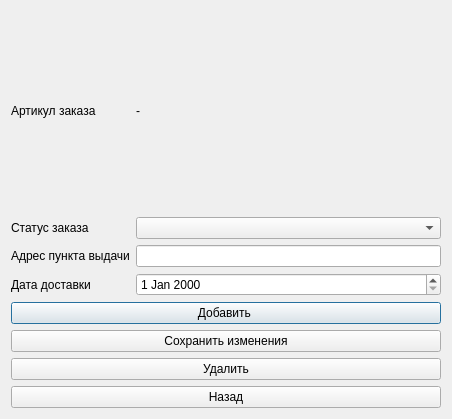
<?xml version="1.0" encoding="UTF-8"?>
<ui version="4.0">
 <class>Dialog_Order</class>
 <widget class="QDialog" name="Dialog_Order">
  <property name="windowModality">
   <enum>Qt::WindowModal</enum>
  </property>
  <property name="geometry">
   <rect>
    <x>0</x>
    <y>0</y>
    <width>452</width>
    <height>419</height>
   </rect>
  </property>
  <property name="styleSheet">
   <string notr="true">font: 16pt &quot;Segoe UI&quot;;</string>
  </property>
  <layout class="QGridLayout" name="gridLayout">
   <item row="0" column="0">
    <widget class="QLabel" name="label">
     <property name="text">
      <string>Артикул заказа</string>
     </property>
    </widget>
   </item>
   <item row="0" column="1">
    <widget class="QLabel" name="label_4">
     <property name="text">
      <string>-</string>
     </property>
    </widget>
   </item>
   <item row="1" column="0">
    <widget class="QLabel" name="label_2">
     <property name="styleSheet">
      <string notr="true">font: 16pt &quot;Segoe UI&quot;;</string>
     </property>
     <property name="text">
      <string>Статус заказа</string>
     </property>
    </widget>
   </item>
   <item row="1" column="1">
    <widget class="QComboBox" name="comboBox"/>
   </item>
   <item row="2" column="0">
    <widget class="QLabel" name="label_3">
     <property name="text">
      <string>Адрес пункта выдачи</string>
     </property>
    </widget>
   </item>
   <item row="2" column="1">
    <widget class="QLineEdit" name="lineEdit"/>
   </item>
   <item row="3" column="0">
    <widget class="QLabel" name="label_6">
     <property name="text">
      <string>Дата доставки</string>
     </property>
    </widget>
   </item>
   <item row="3" column="1">
    <widget class="QDateEdit" name="dateEdit"/>
   </item>
   <item row="4" column="0" colspan="2">
    <widget class="QPushButton" name="pushButton_3">
     <property name="text">
      <string>Добавить </string>
     </property>
    </widget>
   </item>
   <item row="5" column="0" colspan="2">
    <widget class="QPushButton" name="pushButton">
     <property name="text">
      <string>Сохранить изменения</string>
     </property>
    </widget>
   </item>
   <item row="6" column="0" colspan="2">
    <widget class="QPushButton" name="pushButton_2">
     <property name="text">
      <string>Удалить</string>
     </property>
    </widget>
   </item>
   <item row="7" column="0" colspan="2">
    <widget class="QPushButton" name="pushButton_4">
     <property name="text">
      <string>Назад</string>
     </property>
    </widget>
   </item>
  </layout>
 </widget>
 <resources/>
 <connections/>
</ui>
